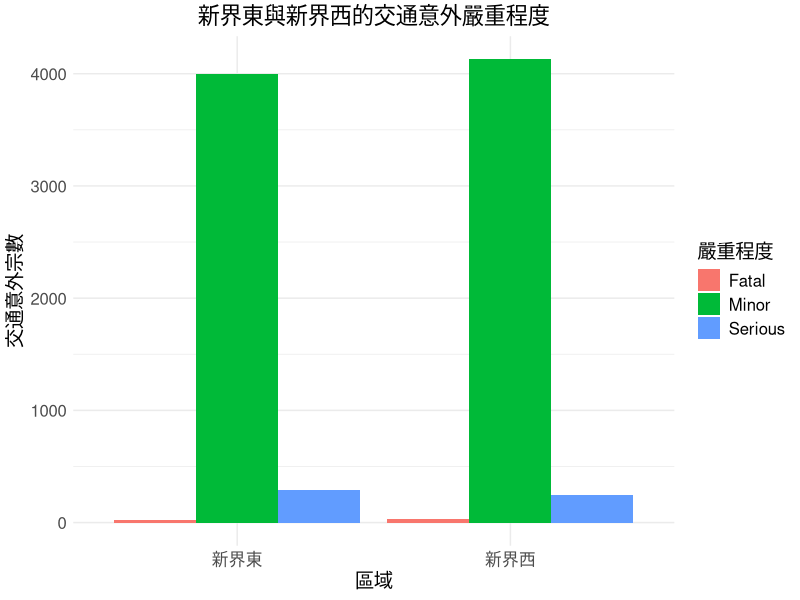

This figure's R source:
# 安裝 ggplot2 套件（如果尚未安裝）
if (!require(ggplot2)) install.packages("ggplot2")

# 載入必要的套件
library(ggplot2)
library(dplyr)
library(tidyr)

# 創建數據框
severity_data <- data.frame(
  Region = c("葵青", "荃灣", "屯門", "元朗", "北區", "大埔", "沙田", "西貢", "離島"),
  Fatal = c(12, 3, 3, 14, 4, 5, 5, 5, 3),
  Serious = c(89, 92, 28, 41, 29, 34, 114, 65, 48),
  Minor = c(929, 903, 813, 1483, 652, 841, 1367, 662, 478),
  Total = c(1030, 998, 844, 1538, 685, 880, 1486, 732, 529)
)

# 添加地區分類（新界東和新界西）
severity_data <- severity_data %>%
  mutate(
    Subregion = case_when(
      Region %in% c("葵青", "荃灣", "屯門", "元朗") ~ "新界西",
      Region %in% c("北區", "大埔", "沙田", "西貢", "離島") ~ "新界東",
      TRUE ~ "其他"
    )
  )

# 匯總新界東和新界西的數據
severity_grouped <- severity_data %>%
  group_by(Subregion) %>%
  summarise(
    Fatal = sum(Fatal),
    Serious = sum(Serious),
    Minor = sum(Minor)
  ) %>%
  pivot_longer(
    cols = c(Fatal, Serious, Minor), # 轉為長格式，只保留三類事故
    names_to = "Severity",
    values_to = "Count"
  )

# 繪製條形圖：新界東和新界西各3條柱狀圖
ggplot(severity_grouped, aes(x = Subregion, y = Count, fill = Severity)) +
  geom_bar(stat = "identity", position = "dodge") +
  labs(
    title = "新界東與新界西的交通意外嚴重程度",
    x = "區域",
    y = "交通意外宗數",
    fill = "嚴重程度"
  ) +
  theme_minimal() +
  theme(
    plot.title = element_text(hjust = 0.5, size = 16),
    axis.title = element_text(size = 14),
    axis.text = element_text(size = 12),
    legend.title = element_text(size = 14),
    legend.text = element_text(size = 12)
  )